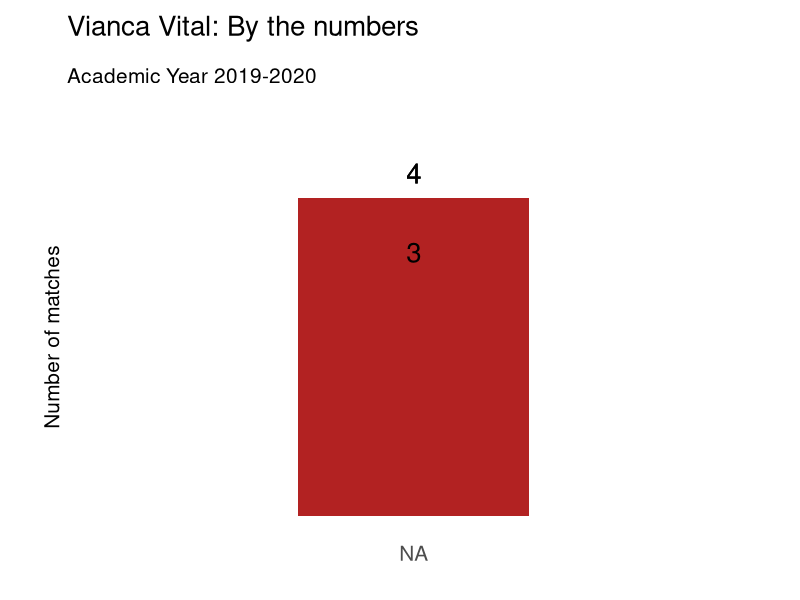

This chart was generated by the following R code:
library(ggplot2)
library(scales)
library(png)

Vital_stats <- read.csv("Vianca_Vital_Stats_2019.csv", stringsAsFactors = FALSE)

num_times_50_plus_assists <- length(Vital_stats$A[Vital_stats$A > 49])
num_times_20_plus_digs <- length(Vital_stats$D[Vital_stats$D > 19])
num_times_4_plus_aces <- length(Vital_stats$SA[Vital_stats$SA > 3])

numbers <- c(num_times_50_plus_assists, num_times_20_plus_digs, num_times_4_plus_aces)
categories <- c("50+ assists", "20+ digs", "4+ aces")

vital_df <- data.frame(categories, numbers)

# Re-ordering dates:
vital_df$categories <- factor(vital_df$categories, levels(vital_df$categories)[c(3,1,2)])

# eckert <- readPNG("C:/Users/cesargb/Documents/Boricuas_NCAA/Season_Summary_2019_2020/Women/Articles/AIC_article_2019_2020/Naomi_Eckert.png")
# aic_logo <- readPNG("./../../School_Logos/American_International_College.png")

theme_plot <- function(...) {
  # theme_minimal() +
  theme( 
    axis.title.x = element_blank(),
    # axis.title.y = element_blank(),
    axis.title.y = element_text(vjust=0, size = 15),
    axis.ticks = element_blank(),
    axis.text.x = element_text(size = 15, vjust = 0, hjust = 0.5),
    axis.text.y = element_blank(), 
    panel.grid.major.x = element_blank(),
    panel.grid.major.y = element_blank(),
    # panel.grid.major.y = element_line(colour = "gray75"),
    panel.grid.minor = element_blank(), 
    # text = element_text(size=16), 
    plot.title = element_text(vjust = 10, size = 20), 
    plot.subtitle = element_text(vjust = 10, size = 15),
    plot.margin = unit(c(2,1,1,1), "cm"),
    panel.background = element_rect(fill = 'white', color = "white"),
    # plot.background = element_rect(fill = 'gray95'),
    panel.border = element_blank(),
    legend.position = "none"
  )
}

colorPalette <- c("gray", "gold")
p <- ggplot(vital_df) + geom_bar(aes(x=categories, y = numbers), stat = "identity", fill = "firebrick", width=0.4) + 
     geom_text(aes(label = numbers, x = categories, y = numbers), position = position_dodge(width = 0.75), vjust = -0.75, colour = "black", size = 7) + 
     # scale_y_continuous(breaks = c(53), limits = c(0, 65)) +
     # geom_text(aes(label = numbers, x=year, y = max_kills), position = position_dodge(width = 0.75), vjust = -0.6, size = 4) + 
     # scale_fill_manual(values=colorPalette) +
     theme_plot() + 
     ggtitle(label = "Vianca Vital: By the numbers", subtitle = "Academic Year 2019-2020") + 
     ylab("Number of matches") + 
     # annotation_raster(eckert, xmin = 4.95, xmax = 5.45, ymin = 85, ymax = 111 ) + 
     # annotation_raster(aic_logo, xmin = 5.55, xmax = 6.25, ymin = 85, ymax = 111) + 
     coord_cartesian(clip = "off") +
     ylim(0, 4.5)
print(p)

# ggsave(plot = p_assists, filename = "eckert_assists.png", width = 11, height = 11 * 537 / 1018, device = "png", units = "in")